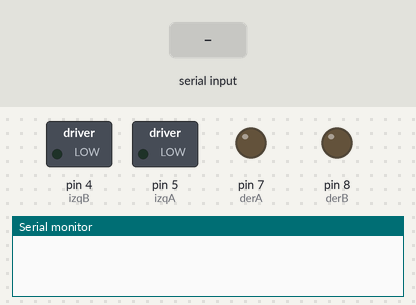
The sketch below on a simulated Arduino Uno, built with avr-gcc and run on an emulated ATmega328P. Parts: switched loads named in the sketch (green lamp = pin HIGH), output pins drawn as LEDs (lit = HIGH), the last lines printed to the serial monitor. The test bench sets the inputs (shaded band).

Above: at 1.2 s.
1.3 s: "B" received over Serial
At 1.6 s:
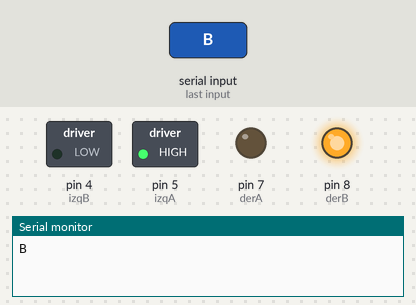
2.8 s: "D" received over Serial
At 3.9 s:
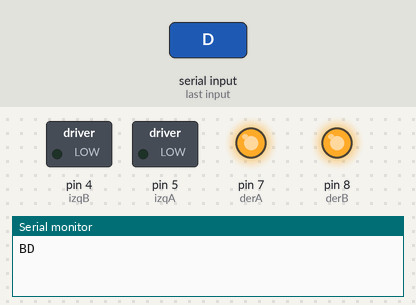
4.3 s: "I" received over Serial
At 5.1 s:
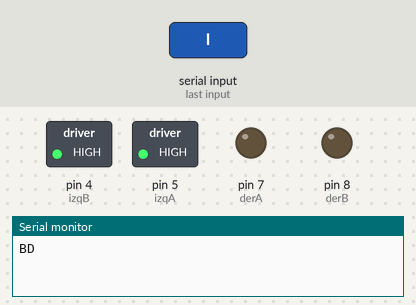
5.8 s: "A" received over Serial
At 6.2 s:
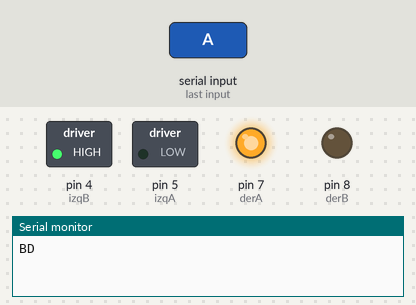
Timing chart, 0 to 8.3 s (numbered marks = the images above; inputs shaded):
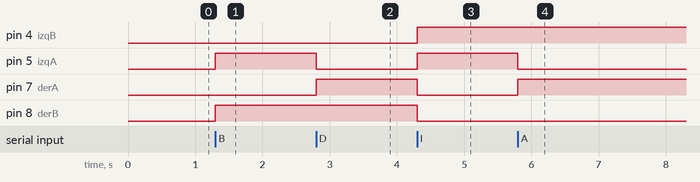

The sketch:

Codigo_UrbaniBot.ino
```cpp
//Código creado por Luis Ramón Guajardo
//Young minds arroz primero
//      -----------------------------------------------------------------------------------
//     | Primero vamos a definir los pines donde van a estar conectados nuestros motores   |
//     | izqA e izqB representan las terminales IN1 e IN3 en el puente H, respectivamente  |
//     | derA i derB representan las terminales IN2 e IN4 en el puente H, respectivamente  |
//     | izq va a controlar el "sentido de giro" izquierdo de los motores A y B            |
//     | der va a controlar el "sentido de giro" derecho de los motores A y                |
//      -----------------------------------------------------------------------------------
int izqA = 5; //Los numeros a los que la variable es igual representan el pin de arduino al que se conectarán
int izqB = 4;
int derA = 7;
int derB= 8;

//      ---------------------------------------------------------------------------------------------------------
//     | Ahora vamos a definir los pines que le corresponden a los puertos del módulo de grabación y audio       |
//     | La terminal REC estará en el pin 10~ con señal PWM, esta va a ejecutar la acción de grabar sonido       |
//     | La terminal PLAYE estará conectada al pin 11~ con señal PWM, ejecutará la acción de reproducir el audio |
//      ---------------------------------------------------------------------------------------------------------
int REC = 10;
int PLAY = 11;


//      ---------------------------------------------------------------------------------------------------
//     | Ahora vamos a definir la configuración general del robot                                          |
//     | Iniciaremos el monitor serial en 9600 baudios, ya que este recibirá la señal del módulo Bluetooth |
//     | Todas las variables relacionadas a los motores serán interpretadas como una "salida" o respuesta  |
//      ---------------------------------------------------------------------------------------------------
void setup(){
  Serial.begin(9600);
  pinMode(derA, OUTPUT);
  pinMode(derB, OUTPUT);
  pinMode(izqA, OUTPUT);
  pinMode(izqB, OUTPUT);
}


//      ---------------------------------------------------------------------
//     | Ahora definiremos las acciones que el robot repetirá constantemente |
//      ---------------------------------------------------------------------
void loop() {

   char estado = Serial.read(); // Guardaremos la señal que esté enviando el módulo Bluetooth en una variable llamada estado de tipo caracter (un sólo dígito/letra)

  if(estado=='B'){           // Boton BACKWARDS - El módulo Bluetooth envía una señal "B" que es recibida por el Arduino
    Serial.write("B");
    digitalWrite(derB,HIGH);  //Configuramos el sentido de las llantas de tal manera en que ambas estén girando para atrás
    digitalWrite(izqB,LOW);
    digitalWrite(derA,LOW);
    digitalWrite(izqA,HIGH);
  }

  if(estado=='D'){          // Boton DERECHA - El módulo Bluetooth envía una señal "D" que es recibida por el Arduino
    Serial.write("D");
    digitalWrite(derB,HIGH);
    digitalWrite(izqB,LOW);
    digitalWrite(derA,HIGH);
    digitalWrite(izqA,LOW);

  }
  if(estado=='S'){         // Boton STOP - El módulo Bluetooth envía una señal "S" que es recibida por el Arduino
    Serial.write("S");
    digitalWrite(derB,LOW);
    digitalWrite(izqB,LOW);
    digitalWrite(derA,LOW);
    digitalWrite(izqA,LOW);

  }
   if(estado=='I'){          // Boton IZQUIERDA - El módulo Bluetooth envía una señal "I" que es recibida por el Arduino
    digitalWrite(derB,LOW);
    digitalWrite(izqB,HIGH);
    digitalWrite(derA,LOW);
    digitalWrite(izqA,HIGH);

  }

  if(estado=='A'){          // Boton AVANZAR - El módulo Bluetooth envía una señal "A" que es recibida por el Arduino
   digitalWrite(derB,LOW);
    digitalWrite(izqB,HIGH);
    digitalWrite(derA,HIGH);
    digitalWrite(izqA,LOW);
  }

 // Si el estado recibido es "H", se ejecutará la acción digital que reproducirá el sonido del robot (previamente grabado), después se apagará para que se pueda volver a repetir otra vez
  if(estado=='H'){
    digitalWrite(PLAY,HIGH);
    digitalWrite(PLAY,LOW);
      }
}
```

Measured:
- after the input at 1.3 s, pin 5 (izqA), pin 8 (derB): LOW → HIGH at once
- after the input at 2.8 s, pin 5 (izqA): HIGH → LOW at once; pin 7 (derA): LOW → HIGH at once
- after the input at 4.3 s, pin 4 (izqB), pin 5 (izqA): LOW → HIGH at once; pin 7 (derA), pin 8 (derB): HIGH → LOW at once
- after the input at 5.8 s, pin 5 (izqA): HIGH → LOW at once; pin 7 (derA): LOW → HIGH at once
